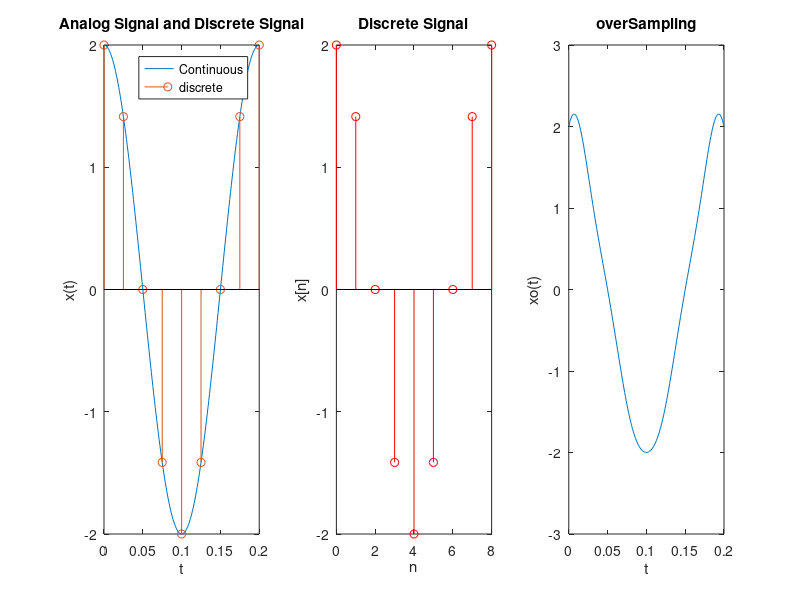

The MATLAB source for this figure:
%% Program
clc; % clears the command window 
clear; %clears variables in workspace
close all; %close all fig windows
% which -all sinc

t=0:0.001:0.2; %analog time axis
f1=input ('Enter the input frequency1 = '); 
f2=input ('Enter the input frequency2 = '); 
xa=cos(2*pi*f1*t)+cos(2*pi*f2*t);
fm=max(f1,f2);
% For Right sampling fs=2*fm
% For Over sampling fs>2*fm so let fs=fm
% For Under sampling fs<2*fm so let fs=4*fm
fs=8*fm; %fs = sampling freequency
ts=1/fs; 
n=0:1:(0.2*fs);
xd=cos(2*pi*f1*(n*ts))+cos(2*pi*f2*(n*ts));
figure;
subplot(1,3,1);
plot(t,xa);
xlabel('t');
ylabel('x(t)');

title('Analog Signal and Discrete Signal');
hold on;
stem(n*ts,xd);
hold off;
legend('Continuous','discrete');
subplot(1,3,2);
stem(n,xd,'r');
xlabel('n');
ylabel('x[n]');
title('Discrete Signal');
% xr(t) = sum over n=0,...,N-1: x(nT)*sin(pi*(t-nT)/T)/(pi*(t�nT)/T)
% Note that sin(pi*(t-nT)/T)/(pi*(t-nT)/T) = sinc((t-nT)/T)
% sinc(x) = sin(pi*x)/(pi*x) according to MATLAB
%(sin((t-(n'*ts))/ts) / (t-(n'*ts))/ts);
xr=xd*sinc((t-(n'*ts))/ts);
subplot(1,3,3);
plot(t,xr);
xlabel('t');
ylabel('xo(t)');
title('overSampling'); %or /Over Sampling/ Under Sampling 
